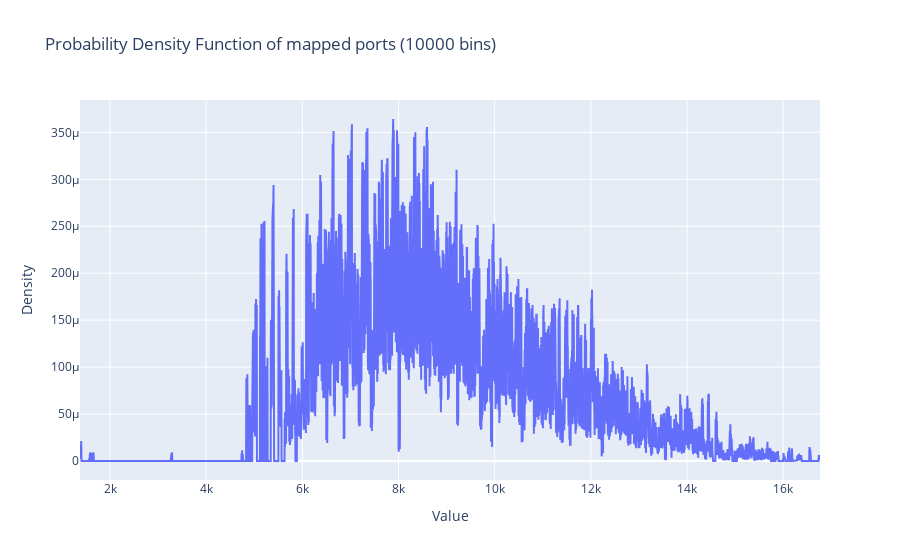

The cell this chart's notebook holds for it:
### Code cell
data = df['Sender Port_y']
density, bins = np.histogram(data, bins=10000, density=True)
midpoints = (bins[1:] + bins[:-1]) / 2

# Create line plot of the PDF using Plotly
fig = go.Figure(data=[go.Scatter(x=midpoints, y=density, mode='lines')])
fig.update_layout(title='Probability Density Function of mapped ports (10000 bins)', xaxis_title='Value', yaxis_title='Density')
fig.show()

### Figure 1 — Plotly figure (JSON) as saved in the notebook; plotly's stock layout.template omitted (floating-point values rounded to 4 significant figures; data arrays with more than 128 entries replaced by an {"elided": "..."} marker saying what was removed)
{"data": [{"mode": "lines", "type": "scatter", "x": {"elided": "10000 float values"}, "y": {"elided": "10000 float values"}}], "layout": {"title": {"text": "Probability Density Function of mapped ports (10000 bins)"}, "xaxis": {"title": {"text": "Value"}}, "yaxis": {"title": {"text": "Density"}}}}
